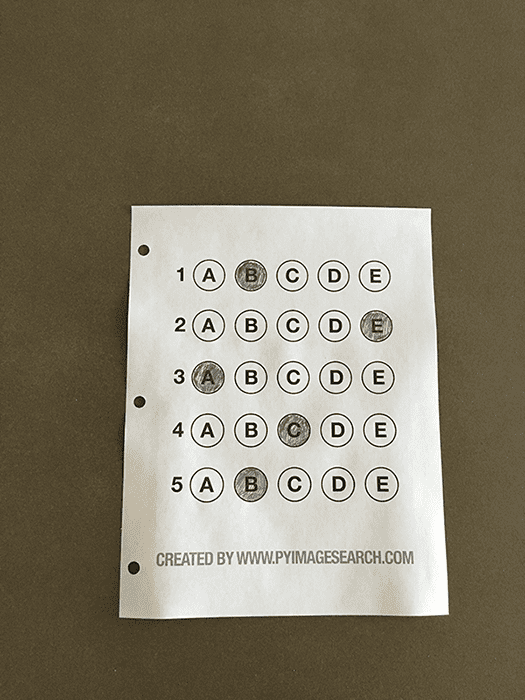
#> input picture test.png, 525 x 700 px
$ python objectSizes.py --image test.png --width 1.0   (older library calls are emulated)
#> lines starting #> are read from the running program, lines starting #| are printed output that depends on the picture; after the words box and inside, x2 and y2 are one past the last pixel; in counts of white or black regions, pixels touching at a corner belong together
from scipy.spatial import distance as dist
from imutils import perspective
from imutils import contours
import numpy as np
import argparse
import imutils
import cv2


def midpoint(ptA, ptB):
    return (ptA[0] + ptB[0]) * 0.5, (ptA[1] + ptB[1]) * 0.5


ap = argparse.ArgumentParser()
ap.add_argument("-i", "--image", required=True,
                help="path to the input image")
ap.add_argument("-w", "--width", type=float, required=True,
                help="width of the left-most object in the image (in inches)")
args = vars(ap.parse_args())

image = cv2.imread(args["image"])
#> image is the input picture: shape (700, 525, 3); mean B, G, R 104.6, 123.3, 130.7
gray = cv2.cvtColor(image, cv2.COLOR_BGR2GRAY)
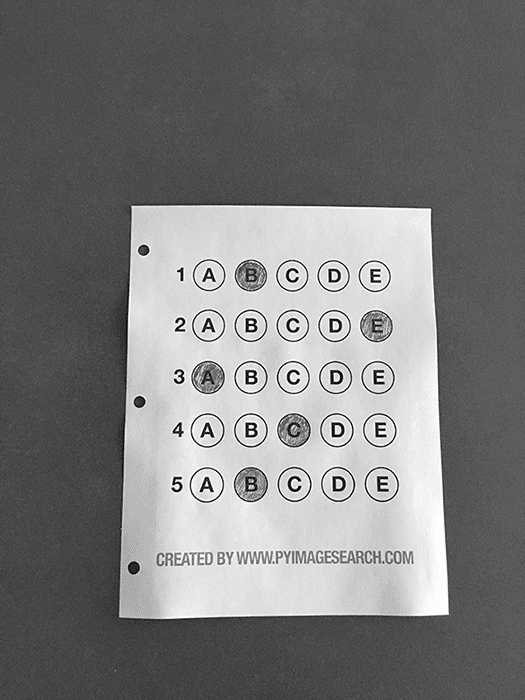
#> gray: shape (700, 525); min 14, max 253, mean 123.3
gray = cv2.GaussianBlur(gray, (7, 7), 0)
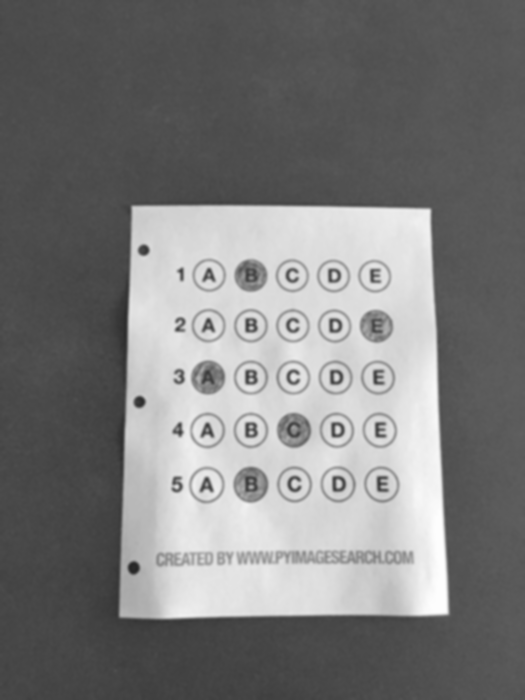
#> gray: shape (700, 525); min 39, max 253, mean 123.3

edged = cv2.Canny(gray, 50, 100)
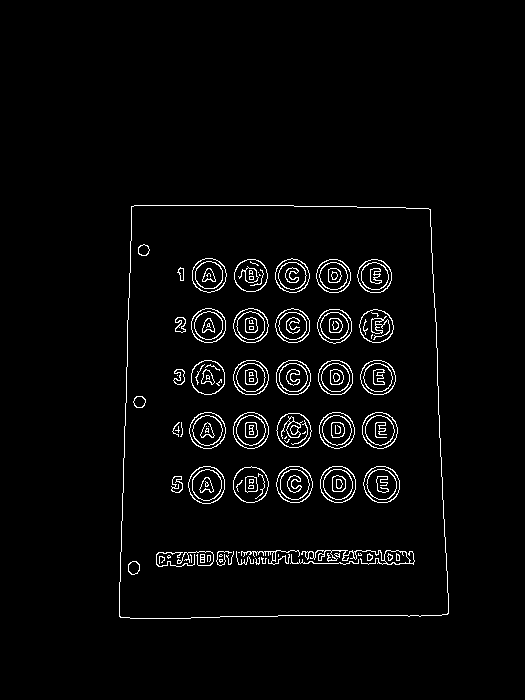
#> edged: shape (700, 525); 2.9% white in thin lines or dots, all inside (x1, y1, x2, y2) = (119, 205, 449, 619)
edged = cv2.dilate(edged, None, iterations=1)
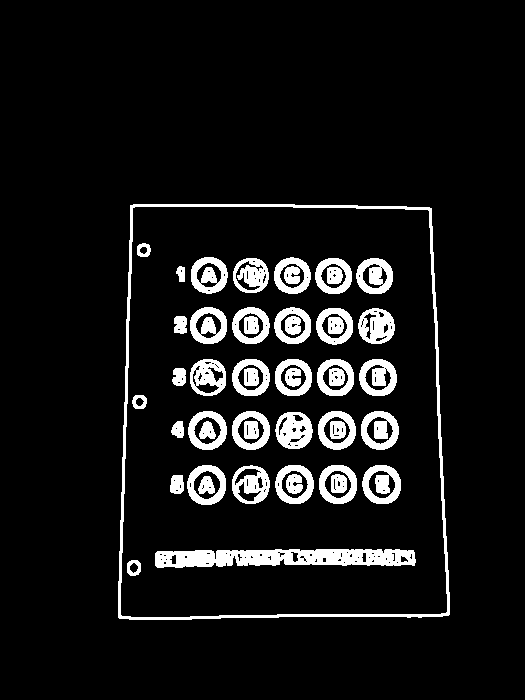
#> edged: shape (700, 525); 8.8% white; 49 white regions, largest, box (x1, y1, x2, y2) and area: (118, 204, 450, 620) 4420, (155, 549, 416, 568) 3775, (275, 412, 313, 449) 973
edged = cv2.erode(edged, None, iterations=1)
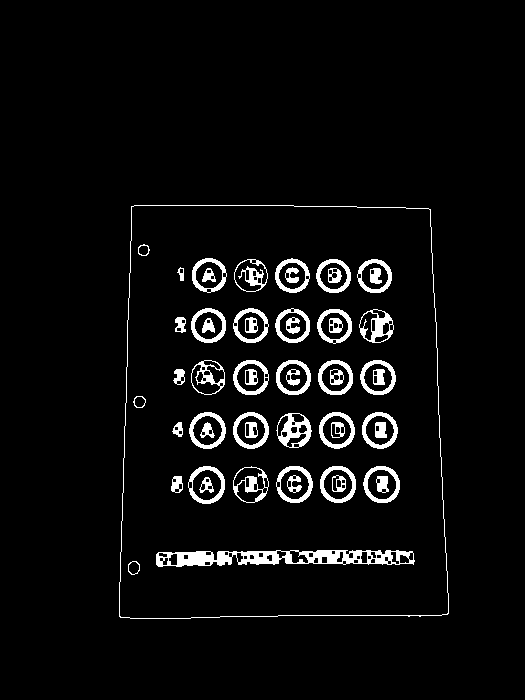
#> edged: shape (700, 525); 4.9% white; 55 white regions

cnts = cv2.findContours(edged.copy(), cv2.RETR_EXTERNAL, cv2.CHAIN_APPROX_SIMPLE)
#> cnts = 1 contour; box (x1, y1, x2, y2) and area: (119, 205, 449, 619) 128728
cnts = imutils.grab_contours(cnts)

(cnts, _) = contours.sort_contours(cnts)
pixelsPerMetric = None

for c in cnts:
    if cv2.contourArea(c) < 100:
        continue
    orig = image.copy()
    box = cv2.minAreaRect(c)
    box = cv2.cv.BoxPoints(box) if imutils.is_cv2() else cv2.boxPoints(box)
    box = np.array(box, dtype="int")
    box = perspective.order_points(box)
    cv2.drawContours(orig, [box.astype("int")], -1, (0, 255, 0), 2)
    for (x, y) in box:
        cv2.circle(orig, (int(x), int(y)), 5, (0, 0, 255), -1)

    (tl, tr, br, bl) = box
    (tltrX, tltrY) = midpoint(tl, tr)
    (blbrX, blbrY) = midpoint(bl, br)
    (tlblX, tlblY) = midpoint(tl, bl)
    (trbrX, trbrY) = midpoint(tr, br)
    cv2.circle(orig, (int(tltrX), int(tltrY)), 5, (255, 0, 0), -1)
    cv2.circle(orig, (int(blbrX), int(blbrY)), 5, (255, 0, 0), -1)
    cv2.circle(orig, (int(tlblX), int(tlblY)), 5, (255, 0, 0), -1)
    cv2.circle(orig, (int(trbrX), int(trbrY)), 5, (255, 0, 0), -1)
    cv2.line(orig, (int(tltrX), int(tltrY)), (int(blbrX), int(blbrY)), (255, 0, 255), 2)
    cv2.line(orig, (int(tlblX), int(tlblY)), (int(trbrX), int(trbrY)), (255, 0, 255), 2)

    dA = dist.euclidean((tltrX, tltrY), (blbrX, blbrY))
    dB = dist.euclidean((tlblX, tlblY), (trbrX, trbrY))

    if pixelsPerMetric is None:
        pixelsPerMetric = dB / args["width"]

    dimA = dA / pixelsPerMetric
    dimB = dB / pixelsPerMetric
    cv2.putText(orig, "{:.1f}in".format(dimA),
                (int(tltrX - 15), int(tltrY - 10)), cv2.FONT_HERSHEY_SIMPLEX,
                0.65, (255, 255, 255), 2)
    cv2.putText(orig, "{:.1f}in".format(dimB),
                (int(trbrX + 10), int(trbrY)), cv2.FONT_HERSHEY_SIMPLEX,
                0.65, (255, 255, 255), 2)
    cv2.imshow("Image", orig)
    cv2.waitKey(0)
#> this loop made 1 pass
#> (tl, tr, br, bl, tltrX, tltrY, blbrX, blbrY) on pass 1: ([119, 205], [448, 205], [448, 618], [119, 618], 283.5, 205, 283.5, 618)
#> pass 1, `cv2.imshow("Image", orig)`:
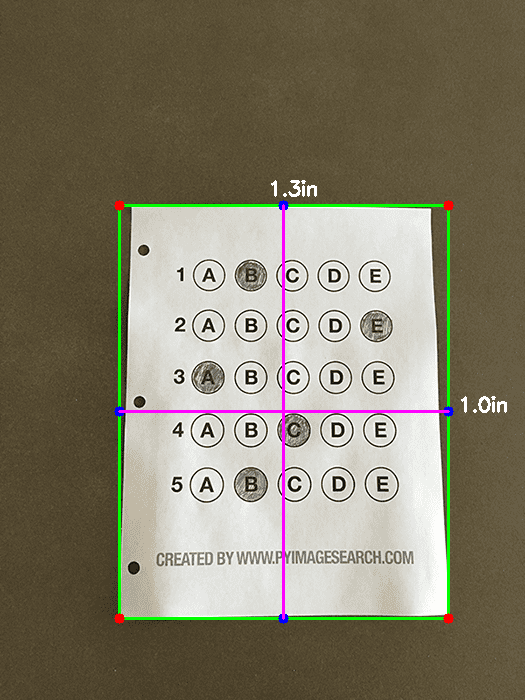
#> window 'Image': shape (700, 525, 3); mean B, G, R 104.6, 124.1, 130.3
#> after the loop, pixelsPerMetric = 329
